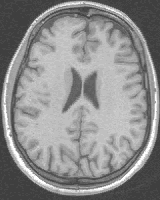
#> input picture kepek/agy.bmp, 160 x 200 px
$ python lab8.py
#> lines starting #> are read from the running program, lines starting #| are printed output that depends on the picture
#!/bin/env python3
import cv2
import numpy as np


def main():
    # Read and display the original image
    original_image = cv2.imread("../kepek/agy.bmp", cv2.IMREAD_COLOR)
#> original_image is the input picture: shape (200, 160, 3); min 62, max 255, mean 141.1
    cv2.imshow("Original Image", original_image)

    # Values of m for segmentation
    m_values = [1.5, 2.0, 3.0, 4.0]

    for m in m_values:
        segmented_image = segment_image(original_image, m)
        cv2.imshow(f"Segmented Image (m={m})", segmented_image[0])
        draw_fuzzy_membership_function(
            segmented_image[1], m, segmented_image[2], segmented_image[3]
        )
#> this loop made 4 passes
#> pass 1, in segment_image, `segmented_image = cv2.LUT(image, lut)`:
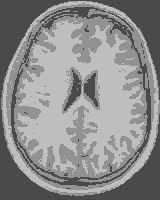
#> segmented_image: shape (200, 160, 3); min 74, max 190, mean 140.3
#> pass 1, in draw_fuzzy_membership_function, `cv2.imshow(f"Fuzzy Membership Function (m={m})", membership_function_i..`:
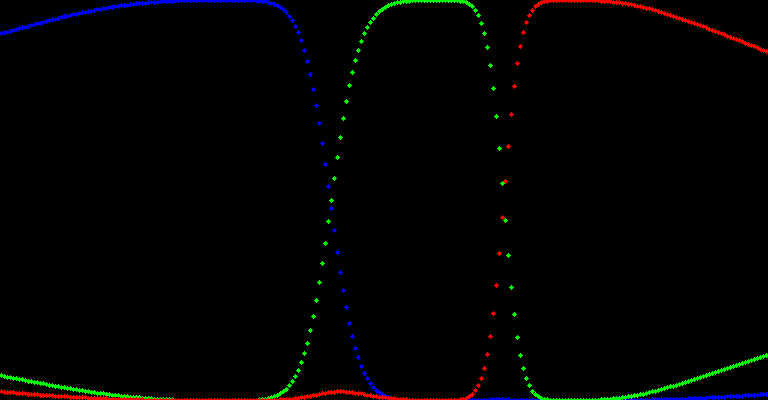
#> window 'Fuzzy Membership Function (m=1': shape (400, 768, 3); mean B, G, R 1.6, 1.9, 1.9
#> pass 2, in draw_fuzzy_membership_function (call 2), `cv2.imshow(f"Fuzzy Membership Function (m={m})", membership_function_i..`:
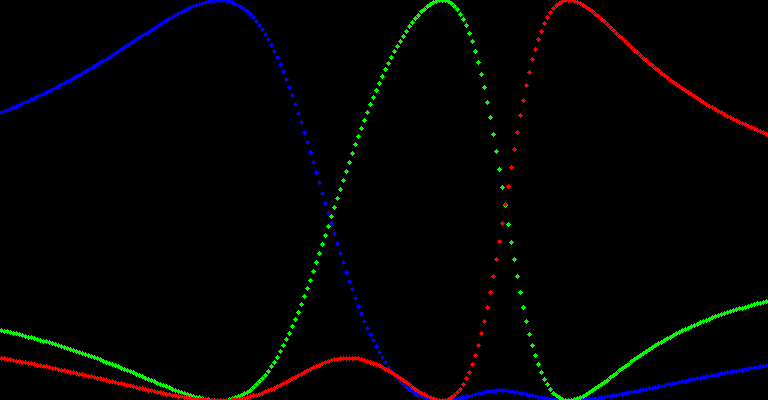
#> window 'Fuzzy Membership Function (m=2': shape (400, 768, 3); mean B, G, R 2.3, 2.4, 2.4

    cv2.waitKey(0)
    cv2.destroyAllWindows()


def segment_image(image, m):
    Ng = 256
    c = 3
    eps = 1e-8

    H = np.zeros(Ng, dtype=int)
    u = np.zeros((c, Ng), dtype=float)
    v = np.zeros(c, dtype=float)

    for row in image:
        for pixel in row:
            H[pixel] += 1

    for i in range(c):
        v[i] = 255.0 * (i + 1) / (2.0 * c)

    u, v = calculate_fuzzy_partition(u, v, H, m, eps)

    # Create a lookup table for pixel mapping
    lut = np.zeros((1, Ng), dtype=np.uint8)
    for l in range(Ng):
        winner = 0
        for i in range(1, c):
            if u[i, l] > u[winner, l]:
                winner = i
        lut[0, l] = round(v[winner])

    # Apply the lookup table to the image for segmentation
    segmented_image = cv2.LUT(image, lut)

    return [segmented_image, u, c, Ng]


def draw_fuzzy_membership_function(u, m, c, Ng):
    # Draw the fuzzy membership functions
    # Create a new black image for the membership functions
    membership_function_image = np.zeros((400, 768, 3), dtype=np.uint8)

    # Draw the membership functions
    for i in range(c):
        for l in range(Ng):
            x = 1 + 3 * l
            y = round(400.0 * (1.0 - u[i, l]))
            color = (0, 0, 0)  # Black background

            if i == 0:
                color = (255, 0, 0)  # Red
            elif i == 1:
                color = (0, 255, 0)  # Green
            elif i == 2:
                color = (0, 0, 255)  # Blue

            cv2.circle(membership_function_image, (x, y), 2, color, -1)

    cv2.imshow(f"Fuzzy Membership Function (m={m})", membership_function_image)
    cv2.waitKey(0)


def calculate_fuzzy_partition(u, v, H, m, eps):
    c, Ng = len(v), len(H)
    mm = -1.0 / (m - 1)
    d2 = np.zeros((c, Ng))

    for _ in range(20):
        for l in range(Ng):
            for i in range(c):
                d2[i, l] = (l - v[i]) ** 2
            winner = 0
            for i in range(c):
                if d2[winner, l] > d2[i, l]:
                    winner = i
            if d2[winner, l] < eps:
                for i in range(c):
                    u[i, l] = 0.0
                u[winner, l] = 1.0
            else:
                total = 0
                for i in range(c):
                    u[i, l] = d2[i, l] ** mm
                    total += u[i, l]
                for i in range(c):
                    u[i, l] /= total

        for i in range(c):
            sum_up, sum_dn = 0.0, 0.0
            for l in range(Ng):
                sum_up += H[l] * (u[i, l] ** m) * l
                sum_dn += H[l] * (u[i, l] ** m)
            v[i] = sum_up / sum_dn

    return u, v


if __name__ == "__main__":
    main()
